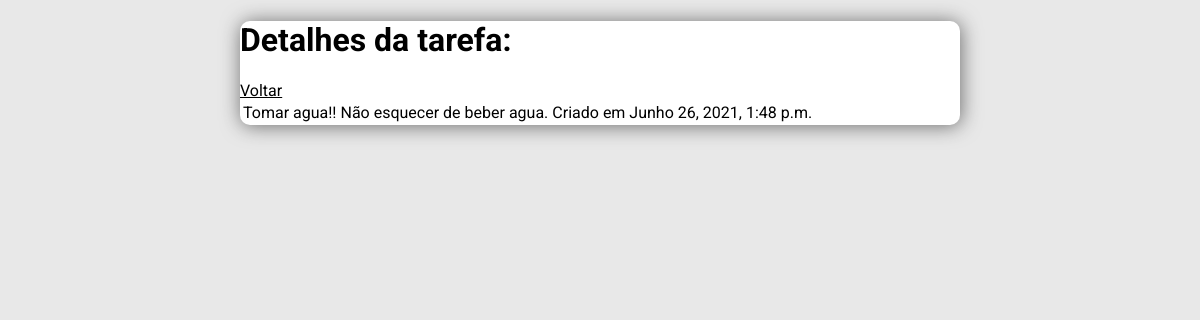
Page /tarefa/7 (signed in) on the committed database.
### Tarefas/models.py (models this page shows, shortened)
class Tarefas(models.Model):
    user = models.ForeignKey(User, on_delete=models.CASCADE,null=True,blank=True)
    titulo = models.CharField(max_length=200)
    descricao = models.TextField(null=True, blank=True)
    completa = models.BooleanField(default=False)
    data_de_criacao = models.DateTimeField(auto_now_add=True)
    class Meta:
        ordering = ['completa']

### Tarefas/views.py (the view)
# urls.py: path('tarefa/<int:pk>',TarefasDetail.as_view(),name='detalhetarefa'),
class TarefasDetail(LoginRequiredMixin,DetailView):
    model = Tarefas
    context_object_name = 'Tarefas'

### Tarefas/templates/Tarefas/tarefas_detail.html
{% extends 'Tarefas/main.html' %}
{% block content %}
    <H1>Detalhes da tarefa:</H1>
    <a href="{% url 'listatarefa' %}">Voltar</a>
    <table>
        <tr>
            <td>{{Tarefas.titulo}}</td>
            <td>{{Tarefas.descricao}}</td>
            <td>Criado em {{Tarefas.data_de_criacao}}</td>
        </tr>
    </table>
{% endblock %}

### Tarefas/static/Tarefas/style.css (style rules this page uses)
.body { font-family: 'Roboto', sans-serif; background-color: rgb(232, 232, 232); margin-top: 20px; }
a { color: rgb(0, 0, 0); }

### rows in the picture
Tarefas: titulo "Tomar agua!!", descricao "Não esquecer de beber agua.", data_de_criacao "Junho 26, 2021, 1:48 p.m."
